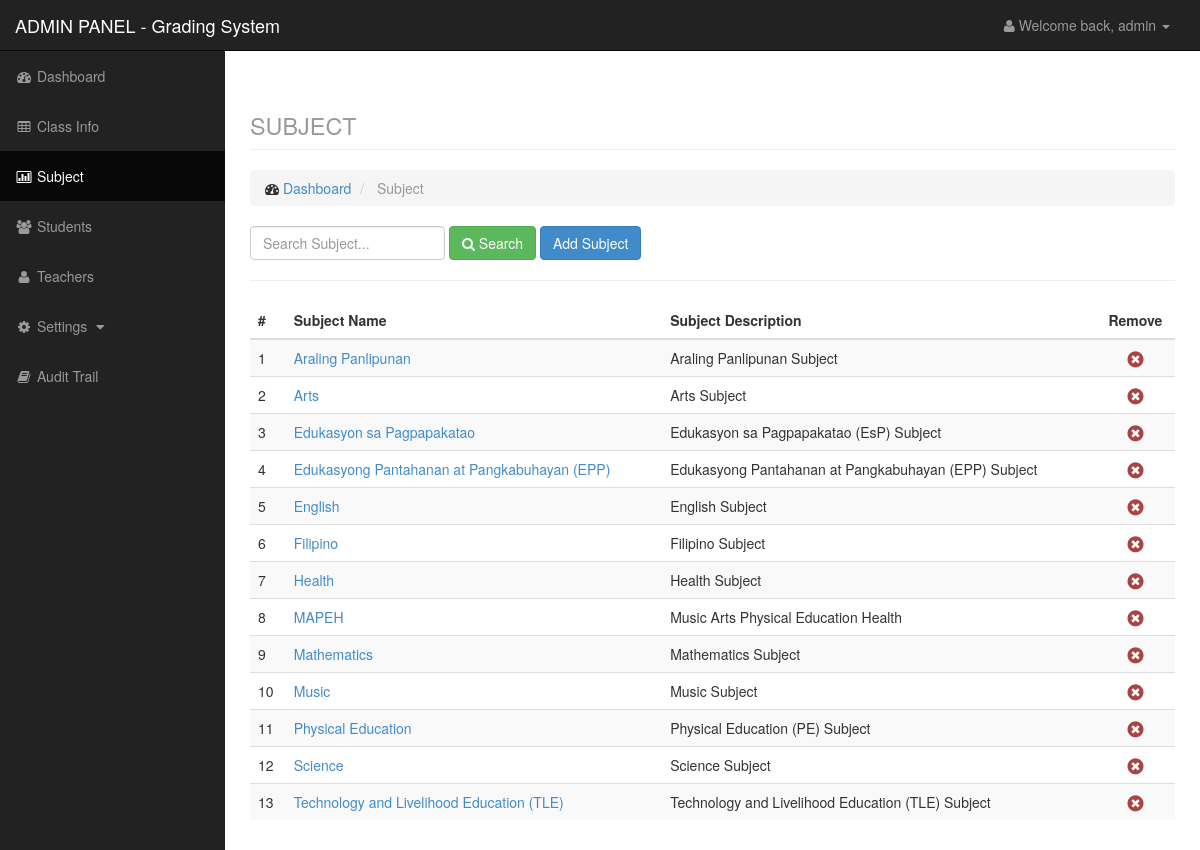
/admin/subject.php (signed in), run on the app's committed database.
### tables this page shows
CREATE TABLE IF NOT EXISTS `subject` (
  `id` int(11) NOT NULL AUTO_INCREMENT,
  `code` varchar(50) NOT NULL,
  `title` varchar(100) NOT NULL,
  `unit` text NOT NULL,
  PRIMARY KEY (`id`)
);

### admin/data/data_model.php (called while the page is built, shortened)
<?php
    $data = new Data();
    class Data {
        function getsubject($search){
            $q = "select * from subject where code like '%$search%' or title like '%$search%' order by code asc";
            $r = mysql_query($q);
            return $r;
        }
    }
?>

### admin/subject.php (the view, shortened to what this page needs)
<?php
    include('include/header.php');
    include('include/sidebar.php');
    include('data/data_model.php');
    $search = isset($_POST['search']) ? $_POST['search']: null;
    $subject = $data->getsubject($search);
?>
<div id="page-wrapper">
    <div class="container-fluid">
        <div class="row">
            <div class="col-lg-12">
                <h1 class="page-header">
                    <small>SUBJECT</small>
                </h1>
                <ol class="breadcrumb">
                    <li>
                        <i class="fa fa-dashboard"></i> <a href="index.php">Dashboard</a>
                    </li>
                    <li class="active">
                        Subject
                    </li>
                </ol>
            </div>
        </div>
        <div class="row">
            <div class="col-lg-12">
                <div class="form-inline form-padding">
                    <form action="subject.php" method="post">
                        <input type="text" class="form-control" name="search" placeholder="Search Subject...">
                        <button type="submit" name="submitsearch" class="btn btn-success"><i class="fa fa-search"></i> Search</button>
                        <button type="button" class="btn btn-primary" data-toggle="modal" data-target="#addsubject">Add Subject</button>
                    </form>
                </div>
            </div>
        </div>
        <hr />
        <div class="row">
            <div class="col-lg-12">
            </div>
        </div>
        <div class="row">
            <div class="col-lg-12">
                <div class="table-responsive">
                    <table class="table table-striped">
                        <thead>
                            <tr>
                                <th>#</th>
                                <th>Subject Name</th>
                                <th>Subject Description</th>
                                <th class="text-center">Remove</th>
                            </tr>
                        </thead>
                        <tbody>
                            <?php $c = 1; ?>
                            <?php while($row = mysql_fetch_array($subject)): ?>
                                <tr>
                                    <td><?php echo $c;?></td>
                                    <td><a href="edit.php?type=subject&id=<?php echo $row['id']?>"><?php echo $row['code'];?></a></td>
                                    <td><?php echo $row['title'];?></td>
                                    <td class="text-center"><a href="data/data_model.php?q=delete&table=subject&id=<?php echo $row['id']?>"><i class="fa fa-times-circle fa-lg text-danger confirmation"></i></a></td>
                                </tr>
                            <?php $c++; ?>
                            <?php endwhile; ?>
                        </tbody>
                    </table>
                </div>
            </div>
        </div>
    </div>
</div>
<?php include('include/footer.php'); ?>

### css/sb-admin.css (style rules this page uses)
body { margin-top: 100px; background-color: #222; }
@media (min-width:768px) { body { margin-top: 50px; } }
#page-wrapper { width: 100%; padding: 0; background-color: #fff; }
@media (min-width:768px) { #page-wrapper { padding: 10px; } }

### data on the page
subject: code "Araling Panlipunan", title "Araling Panlipunan Subject"
subject: code "Arts", title "Arts Subject"
subject: code "Edukasyon sa Pagpapakatao", title "Edukasyon sa Pagpapakatao (EsP) Subject"
subject: code "Edukasyong Pantahanan at Pangkabuhayan (EPP)", title "Edukasyong Pantahanan at Pangkabuhayan (EPP) Subject"
subject: code "English", title "English Subject"
subject: code "Filipino", title "Filipino Subject"
subject: code "Health", title "Health Subject"
subject: code "MAPEH", title "Music Arts Physical Education Health"
subject: code "Mathematics", title "Mathematics Subject"
subject: code "Music", title "Music Subject"
subject: code "Physical Education", title "Physical Education (PE) Subject"
subject: code "Science", title "Science Subject"
subject: code "Technology and Livelihood Education (TLE)", title "Technology and Livelihood Education (TLE) Subject"

### other printed values
$_SESSION['level'] "admin"
